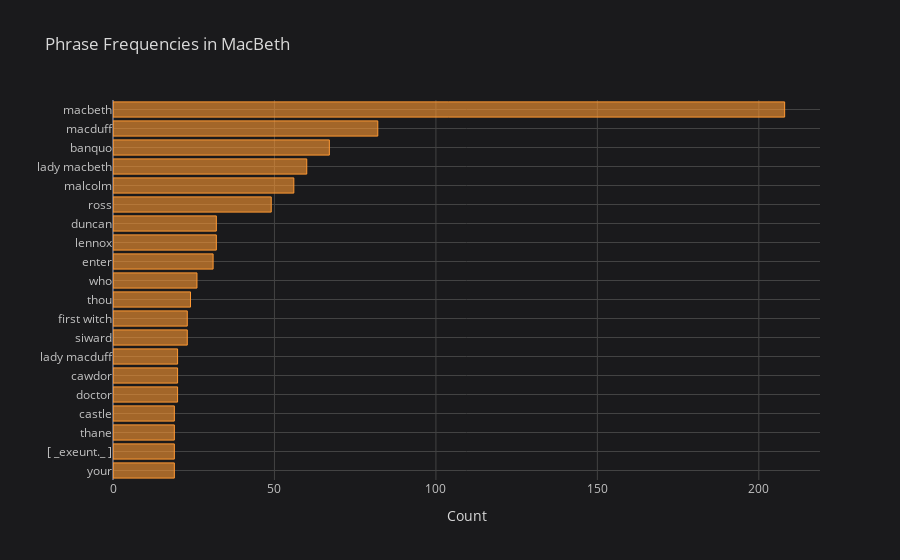

The code cell stored with this chart in its notebook:
### Markdown cell above
There we have it! The top 20 phrases in Macbeth! Let's put those in a plot.

## Plotting the results

You can do almost any kind of plot or other visual representation of observations like this you could think of in Callysto. We'll use the `cufflinks` library to produce a horizontal bar plot, ordered from most to least frequent word.

### Code cell
import cufflinks as cf
cf.go_offline()
macbeth_counts_sorted = macbeth_counts.head(20).sort_values(by='count', ascending=True)
macbeth_counts_sorted.iplot(kind='barh', x='text', y='count', title='Phrase Frequencies in MacBeth', xTitle='Count')

### Figure 1 — Plotly figure (JSON) as saved in the notebook; plotly's stock layout.template omitted (floating-point values rounded to 4 significant figures)
{"data": [{"marker": {"color": "rgba(255, 153, 51, 0.6)", "line": {"color": "rgba(255, 153, 51, 1.0)", "width": 1}}, "name": "count", "orientation": "h", "text": "", "type": "bar", "x": [19, 19, 19, 19, 20, 20, 20, 23, 23, 24, 26, 31, 32, 32, 49, 56, 60, 67, 82, 208], "y": ["your", "[ _exeunt._ ]", "thane", "castle", "doctor", "cawdor", "lady macduff", "siward", "first witch", "thou", "who", "enter", "lennox", "duncan", "ross", "malcolm", "lady macbeth", "banquo", "macduff", "macbeth"]}], "layout": {"legend": {"bgcolor": "#1A1A1C", "font": {"color": "#D9D9D9"}}, "paper_bgcolor": "#1A1A1C", "plot_bgcolor": "#1A1A1C", "title": {"font": {"color": "#D9D9D9"}, "text": "Phrase Frequencies in MacBeth"}, "xaxis": {"gridcolor": "#434343", "showgrid": true, "tickfont": {"color": "#C2C2C2"}, "title": {"font": {"color": "#D9D9D9"}, "text": "Count"}, "zerolinecolor": "#666570"}, "yaxis": {"gridcolor": "#434343", "showgrid": true, "tickfont": {"color": "#C2C2C2"}, "title": {"font": {"color": "#D9D9D9"}, "text": ""}, "zerolinecolor": "#666570"}}}
